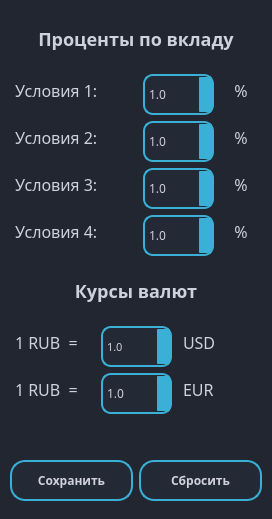
<?xml version="1.0" encoding="UTF-8"?>
<ui version="4.0">
 <class>SettingsForm</class>
 <widget class="QDialog" name="SettingsForm">
  <property name="geometry">
   <rect>
    <x>0</x>
    <y>0</y>
    <width>272</width>
    <height>519</height>
   </rect>
  </property>
  <property name="windowTitle">
   <string>Настройки</string>
  </property>
  <property name="windowIcon">
   <iconset resource="resources.qrc">
    <normaloff>:/icons/icons/settings.png</normaloff>:/icons/icons/settings.png</iconset>
  </property>
  <property name="styleSheet">
   <string notr="true">
QWidget
{
	background-color: #212630;
	color: #CFD2DC;
	border-color: #1C2227;

}

QFrame
{
	background-color: #212630;
	border: 1px solid #212630;
	border-radius: 10px;
}


/*-----QComboBox-----*/
QComboBox
{
    background-color: #232935;
    border: 2px solid;
    border-radius: 15px;
	border-color: #3BB0D7;
    padding-left: 6px;
    color: #CFD2DC;
    height: 20px;

}


QComboBox::disabled
{
	background-color: #232935;
	color: #CFD2DC;
	border-color: #051a39;

}


QComboBox:hover
{
    background-color: #353C4F;

}


QComboBox:on
{
    background-color: #3BB0D7;

}


QComboBox QAbstractItemView
{
    background-color: #1C2227;
    color: #CFD2DC;
    border: 1px solid black;
    selection-background-color: #3BB0D7;
    selection-color: #CFD2DC;
    outline: 0;

}


QComboBox::drop-down
{
    subcontrol-origin: padding;
    subcontrol-position: top right;
    width: 15px;
    border-left-width: 0px;
    border-left-color: darkgray;
    border-left-style: solid; 
    border-top-right-radius: 3px; 
    border-bottom-right-radius: 3px;

}


QComboBox::down-arrow
{
    image: url(:/icons/icons/arrow-down.png);
    width: 8px;
    height: 8px;
}

/*-----QPushButton-----*/
QPushButton
{
	background-color: #232935;
	color: #CFD2DC;
	font-weight: bold;
	border-style: solid;
	border-width: 2px;
	border-radius: 15px;
	border-color: #3BB0D7;
	padding: 10px;
	highlited:true;
}


QPushButton::hover
{
	background-color: #353C4F;
	color: #CFD2DC;

}


QPushButton::pressed
{
	background-color: #3BB0D7;
	color: #CFD2DC;

}

/*-----QSpinBox &amp; QDoubleSpinBox &amp; QDateTimeEdit-----*/
QSpinBox, 
QDoubleSpinBox,
QDateTimeEdit
{
	background-color: #232935;
	color: #CFD2DC;
	border: 2px solid #3BB0D7;
	border-radius: 10px;
	padding : 2px;

}



QSpinBox:hover, 
QDoubleSpinBox::hover,
QDateTimeEdit::hover
{
    background-color: #232935;
    border: 2px solid #6CB2FF;
    color:  #CFD2DC;
    padding: 2px

}


QSpinBox::up-button,
QDoubleSpinBox::up-button,
QDateTimeEdit::up-button
{
    background-color: #3BB0D7;
	border-top-right-radius: 5px;
	border-top-left-radius: 1px;

}

QSpinBox::down-button,
QDoubleSpinBox::down-button,
QDateTimeEdit::down-button
{
    background-color: #3BB0D7;
	border-bottom-right-radius: 5px;
	border-bottom-left-radius: 1px;

}

QSpinBox::up-button:hover, QSpinBox::down-button:hover,
QDoubleSpinBox::up-button:hover, QDoubleSpinBox::down-button:hover,
QDateTimeEdit::up-button:hover, QDateTimeEdit::down-button:hover
{
    background-color: #45CDFA;
    border: 2px solid #45CDFA;

}

QSpinBox::up-button:pressed, QSpinBox::down-button:pressed,
QDoubleSpinBox::up-button:pressed, QDoubleSpinBox::down-button::pressed,
QDateTimeEdit::up-button:pressed, QDateTimeEdit::down-button::pressed
{
    background-color: #CFD2DC;
    border: 2px solid #CFD2DC;

}

QSpinBox::down-arrow,
QDoubleSpinBox::down-arrow,
QDateTimeEdit::down-arrow

{
    image: url(:/icons/icons/arrow-down.png);
    width: 7px;

}


QSpinBox::up-arrow,
QDoubleSpinBox::up-arrow,
QDateTimeEdit::up-arrow

{
    image: url(:/icons/icons/arrow-up.png);
    width: 7px;

}


</string>
  </property>
  <widget class="QWidget" name="layoutWidget">
   <property name="geometry">
    <rect>
     <x>10</x>
     <y>10</y>
     <width>252</width>
     <height>491</height>
    </rect>
   </property>
   <property name="font">
    <font>
     <family>Segoe UI Semibold</family>
    </font>
   </property>
   <layout class="QVBoxLayout" name="verticalLayout_5">
    <item>
     <widget class="QLabel" name="label">
      <property name="font">
       <font>
        <family>Segoe UI Semibold</family>
       </font>
      </property>
      <property name="text">
       <string>&lt;h2&gt;Проценты по вкладу&lt;/h2&gt;</string>
      </property>
      <property name="alignment">
       <set>Qt::AlignCenter</set>
      </property>
     </widget>
    </item>
    <item>
     <layout class="QVBoxLayout" name="verticalLayout_2">
      <item>
       <layout class="QVBoxLayout" name="verticalLayout">
        <item>
         <layout class="QGridLayout" name="gridLayout">
          <item row="0" column="0">
           <widget class="QLabel" name="label_usd_4">
            <property name="font">
             <font>
              <family>Segoe UI Semibold</family>
              <pointsize>12</pointsize>
             </font>
            </property>
            <property name="text">
             <string>Условия 1: </string>
            </property>
            <property name="alignment">
             <set>Qt::AlignLeading|Qt::AlignLeft|Qt::AlignTop</set>
            </property>
           </widget>
          </item>
          <item row="0" column="1">
           <widget class="QDoubleSpinBox" name="spin_p_1">
            <property name="minimumSize">
             <size>
              <width>71</width>
              <height>41</height>
             </size>
            </property>
            <property name="maximumSize">
             <size>
              <width>71</width>
              <height>41</height>
             </size>
            </property>
            <property name="font">
             <font>
              <family>Segoe UI Semibold</family>
             </font>
            </property>
            <property name="cursor">
             <cursorShape>PointingHandCursor</cursorShape>
            </property>
            <property name="decimals">
             <number>1</number>
            </property>
            <property name="minimum">
             <double>1.000000000000000</double>
            </property>
            <property name="maximum">
             <double>10.000000000000000</double>
            </property>
            <property name="singleStep">
             <double>0.100000000000000</double>
            </property>
           </widget>
          </item>
          <item row="0" column="2">
           <widget class="QLabel" name="label_usd_8">
            <property name="minimumSize">
             <size>
              <width>42</width>
              <height>41</height>
             </size>
            </property>
            <property name="maximumSize">
             <size>
              <width>42</width>
              <height>41</height>
             </size>
            </property>
            <property name="font">
             <font>
              <family>Segoe UI Semibold</family>
              <pointsize>12</pointsize>
             </font>
            </property>
            <property name="text">
             <string>%</string>
            </property>
            <property name="alignment">
             <set>Qt::AlignHCenter|Qt::AlignTop</set>
            </property>
           </widget>
          </item>
          <item row="1" column="0">
           <widget class="QLabel" name="label_usd_5">
            <property name="font">
             <font>
              <family>Segoe UI Semibold</family>
              <pointsize>12</pointsize>
             </font>
            </property>
            <property name="text">
             <string>Условия 2: </string>
            </property>
            <property name="alignment">
             <set>Qt::AlignLeading|Qt::AlignLeft|Qt::AlignTop</set>
            </property>
           </widget>
          </item>
          <item row="1" column="1">
           <widget class="QDoubleSpinBox" name="spin_p_2">
            <property name="minimumSize">
             <size>
              <width>71</width>
              <height>41</height>
             </size>
            </property>
            <property name="maximumSize">
             <size>
              <width>71</width>
              <height>41</height>
             </size>
            </property>
            <property name="font">
             <font>
              <family>Segoe UI Semibold</family>
             </font>
            </property>
            <property name="cursor">
             <cursorShape>PointingHandCursor</cursorShape>
            </property>
            <property name="decimals">
             <number>1</number>
            </property>
            <property name="minimum">
             <double>1.000000000000000</double>
            </property>
            <property name="maximum">
             <double>10.000000000000000</double>
            </property>
            <property name="singleStep">
             <double>0.100000000000000</double>
            </property>
           </widget>
          </item>
          <item row="1" column="2">
           <widget class="QLabel" name="label_usd_9">
            <property name="minimumSize">
             <size>
              <width>42</width>
              <height>41</height>
             </size>
            </property>
            <property name="maximumSize">
             <size>
              <width>42</width>
              <height>41</height>
             </size>
            </property>
            <property name="font">
             <font>
              <family>Segoe UI Semibold</family>
              <pointsize>12</pointsize>
             </font>
            </property>
            <property name="text">
             <string>%</string>
            </property>
            <property name="alignment">
             <set>Qt::AlignHCenter|Qt::AlignTop</set>
            </property>
           </widget>
          </item>
          <item row="2" column="0">
           <widget class="QLabel" name="label_usd_6">
            <property name="font">
             <font>
              <family>Segoe UI Semibold</family>
              <pointsize>12</pointsize>
             </font>
            </property>
            <property name="text">
             <string>Условия 3: </string>
            </property>
            <property name="alignment">
             <set>Qt::AlignLeading|Qt::AlignLeft|Qt::AlignTop</set>
            </property>
           </widget>
          </item>
          <item row="2" column="1">
           <widget class="QDoubleSpinBox" name="spin_p_3">
            <property name="minimumSize">
             <size>
              <width>71</width>
              <height>41</height>
             </size>
            </property>
            <property name="maximumSize">
             <size>
              <width>71</width>
              <height>41</height>
             </size>
            </property>
            <property name="font">
             <font>
              <family>Segoe UI Semibold</family>
             </font>
            </property>
            <property name="cursor">
             <cursorShape>PointingHandCursor</cursorShape>
            </property>
            <property name="decimals">
             <number>1</number>
            </property>
            <property name="minimum">
             <double>1.000000000000000</double>
            </property>
            <property name="maximum">
             <double>10.000000000000000</double>
            </property>
            <property name="singleStep">
             <double>0.100000000000000</double>
            </property>
           </widget>
          </item>
          <item row="2" column="2">
           <widget class="QLabel" name="label_usd_10">
            <property name="font">
             <font>
              <family>Segoe UI Semibold</family>
              <pointsize>12</pointsize>
             </font>
            </property>
            <property name="text">
             <string>%</string>
            </property>
            <property name="alignment">
             <set>Qt::AlignHCenter|Qt::AlignTop</set>
            </property>
           </widget>
          </item>
          <item row="3" column="0">
           <widget class="QLabel" name="label_usd_7">
            <property name="minimumSize">
             <size>
              <width>117</width>
              <height>41</height>
             </size>
            </property>
            <property name="font">
             <font>
              <family>Segoe UI Semibold</family>
              <pointsize>12</pointsize>
             </font>
            </property>
            <property name="text">
             <string>Условия 4: </string>
            </property>
            <property name="alignment">
             <set>Qt::AlignLeading|Qt::AlignLeft|Qt::AlignTop</set>
            </property>
           </widget>
          </item>
          <item row="3" column="1">
           <widget class="QDoubleSpinBox" name="spin_p_4">
            <property name="minimumSize">
             <size>
              <width>71</width>
              <height>41</height>
             </size>
            </property>
            <property name="maximumSize">
             <size>
              <width>71</width>
              <height>41</height>
             </size>
            </property>
            <property name="font">
             <font>
              <family>Segoe UI Semibold</family>
             </font>
            </property>
            <property name="cursor">
             <cursorShape>PointingHandCursor</cursorShape>
            </property>
            <property name="decimals">
             <number>1</number>
            </property>
            <property name="minimum">
             <double>1.000000000000000</double>
            </property>
            <property name="maximum">
             <double>10.000000000000000</double>
            </property>
            <property name="singleStep">
             <double>0.100000000000000</double>
            </property>
           </widget>
          </item>
          <item row="3" column="2">
           <widget class="QLabel" name="label_usd_11">
            <property name="font">
             <font>
              <family>Segoe UI Semibold</family>
              <pointsize>12</pointsize>
             </font>
            </property>
            <property name="text">
             <string>%</string>
            </property>
            <property name="alignment">
             <set>Qt::AlignHCenter|Qt::AlignTop</set>
            </property>
           </widget>
          </item>
         </layout>
        </item>
       </layout>
      </item>
     </layout>
    </item>
    <item>
     <widget class="QLabel" name="label_2">
      <property name="font">
       <font>
        <family>Segoe UI Semibold</family>
       </font>
      </property>
      <property name="text">
       <string>&lt;h2&gt;Курсы валют&lt;/h2&gt;</string>
      </property>
      <property name="alignment">
       <set>Qt::AlignCenter</set>
      </property>
     </widget>
    </item>
    <item>
     <layout class="QVBoxLayout" name="verticalLayout_4">
      <item>
       <layout class="QVBoxLayout" name="verticalLayout_3">
        <item>
         <layout class="QGridLayout" name="gridLayout_2">
          <item row="0" column="0">
           <widget class="QLabel" name="label_usd_2">
            <property name="font">
             <font>
              <family>Segoe UI Semibold</family>
              <pointsize>12</pointsize>
             </font>
            </property>
            <property name="text">
             <string>1 RUB  = </string>
            </property>
            <property name="alignment">
             <set>Qt::AlignLeading|Qt::AlignLeft|Qt::AlignTop</set>
            </property>
           </widget>
          </item>
          <item row="0" column="1">
           <widget class="QDoubleSpinBox" name="spin_usd">
            <property name="sizePolicy">
             <sizepolicy hsizetype="Fixed" vsizetype="Fixed">
              <horstretch>0</horstretch>
              <verstretch>0</verstretch>
             </sizepolicy>
            </property>
            <property name="minimumSize">
             <size>
              <width>71</width>
              <height>41</height>
             </size>
            </property>
            <property name="maximumSize">
             <size>
              <width>71</width>
              <height>41</height>
             </size>
            </property>
            <property name="font">
             <font>
              <family>Segoe UI Semibold</family>
              <pointsize>8</pointsize>
             </font>
            </property>
            <property name="cursor">
             <cursorShape>PointingHandCursor</cursorShape>
            </property>
            <property name="decimals">
             <number>1</number>
            </property>
            <property name="minimum">
             <double>1.000000000000000</double>
            </property>
            <property name="maximum">
             <double>150.000000000000000</double>
            </property>
            <property name="singleStep">
             <double>0.100000000000000</double>
            </property>
           </widget>
          </item>
          <item row="0" column="2">
           <widget class="QLabel" name="label_usd">
            <property name="font">
             <font>
              <family>Segoe UI Semibold</family>
              <pointsize>12</pointsize>
             </font>
            </property>
            <property name="text">
             <string>USD</string>
            </property>
            <property name="alignment">
             <set>Qt::AlignLeading|Qt::AlignLeft|Qt::AlignTop</set>
            </property>
           </widget>
          </item>
          <item row="1" column="0">
           <widget class="QLabel" name="label_usd_3">
            <property name="font">
             <font>
              <family>Segoe UI Semibold</family>
              <pointsize>12</pointsize>
             </font>
            </property>
            <property name="text">
             <string>1 RUB  = </string>
            </property>
            <property name="alignment">
             <set>Qt::AlignLeading|Qt::AlignLeft|Qt::AlignTop</set>
            </property>
           </widget>
          </item>
          <item row="1" column="1">
           <widget class="QDoubleSpinBox" name="spin_eur">
            <property name="minimumSize">
             <size>
              <width>71</width>
              <height>41</height>
             </size>
            </property>
            <property name="maximumSize">
             <size>
              <width>71</width>
              <height>41</height>
             </size>
            </property>
            <property name="font">
             <font>
              <family>Segoe UI Semibold</family>
             </font>
            </property>
            <property name="cursor">
             <cursorShape>PointingHandCursor</cursorShape>
            </property>
            <property name="decimals">
             <number>1</number>
            </property>
            <property name="minimum">
             <double>1.000000000000000</double>
            </property>
            <property name="maximum">
             <double>150.000000000000000</double>
            </property>
            <property name="singleStep">
             <double>0.100000000000000</double>
            </property>
           </widget>
          </item>
          <item row="1" column="2">
           <widget class="QLabel" name="label_eur">
            <property name="font">
             <font>
              <family>Segoe UI Semibold</family>
              <pointsize>12</pointsize>
             </font>
            </property>
            <property name="text">
             <string>EUR</string>
            </property>
            <property name="alignment">
             <set>Qt::AlignLeading|Qt::AlignLeft|Qt::AlignTop</set>
            </property>
           </widget>
          </item>
         </layout>
        </item>
       </layout>
      </item>
     </layout>
    </item>
    <item>
     <spacer name="verticalSpacer">
      <property name="orientation">
       <enum>Qt::Vertical</enum>
      </property>
      <property name="sizeType">
       <enum>QSizePolicy::Maximum</enum>
      </property>
      <property name="sizeHint" stdset="0">
       <size>
        <width>20</width>
        <height>40</height>
       </size>
      </property>
     </spacer>
    </item>
    <item>
     <layout class="QHBoxLayout" name="horizontalLayout_7">
      <item>
       <widget class="QPushButton" name="button_save">
        <property name="font">
         <font>
          <family>Segoe UI Semibold</family>
          <weight>75</weight>
          <bold>true</bold>
         </font>
        </property>
        <property name="cursor">
         <cursorShape>PointingHandCursor</cursorShape>
        </property>
        <property name="text">
         <string>Сохранить</string>
        </property>
       </widget>
      </item>
      <item>
       <widget class="QPushButton" name="button_discharge">
        <property name="font">
         <font>
          <family>Segoe UI Semibold</family>
          <weight>75</weight>
          <bold>true</bold>
         </font>
        </property>
        <property name="cursor">
         <cursorShape>PointingHandCursor</cursorShape>
        </property>
        <property name="text">
         <string>Сбросить</string>
        </property>
       </widget>
      </item>
     </layout>
    </item>
   </layout>
  </widget>
 </widget>
 <resources>
  <include location="resources.qrc"/>
 </resources>
 <connections/>
</ui>
